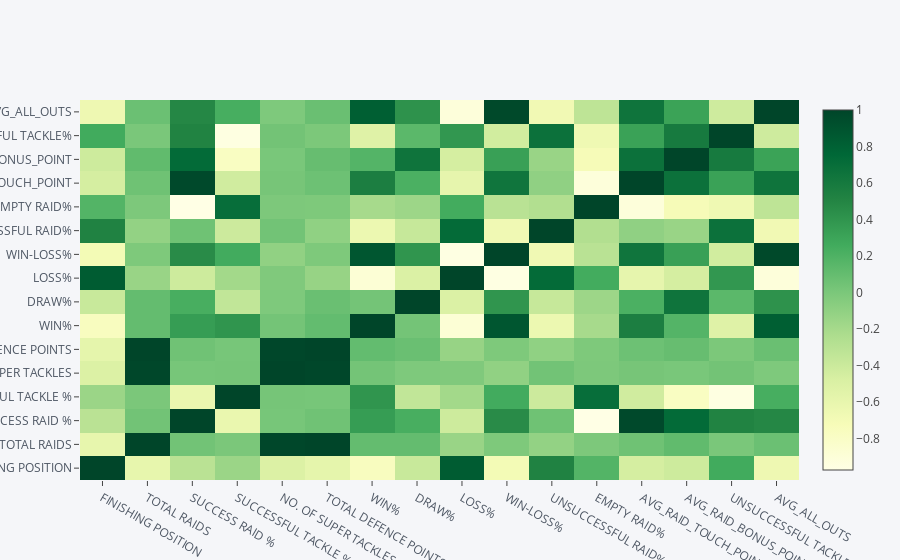

Here is the notebook cell this chart was saved with:
### Code cell
df6.corr().iplot(kind='heatmap',colorscale='ylgn')

### Figure 1 — Plotly figure (JSON) as saved in the notebook; plotly's stock layout.template omitted (floating-point values rounded to 4 significant figures; data arrays with more than 128 entries replaced by an {"elided": "..."} marker saying what was removed)
{"data": [{"colorscale": [[0, "rgb(255,255,229)"], [0.125, "rgb(247,252,185)"], [0.25, "rgb(217,240,163)"], [0.375, "rgb(173,221,142)"], [0.5, "rgb(120,198,121)"], [0.625, "rgb(65,171,93)"], [0.75, "rgb(35,132,67)"], [0.875, "rgb(0,104,55)"], [1, "rgb(0,69,41)"]], "type": "heatmap", "uid": "8588332b-1433-45c5-98c6-82dbf51e5dc4", "x": ["FINISHING POSITION", "TOTAL RAIDS", "SUCCESS RAID %", "SUCCESSFUL TACKLE %", "NO. OF SUPER TACKLES", "TOTAL DEFENCE POINTS", "WIN%", "DRAW%", "LOSS%", "WIN-LOSS%", "UNSUCCESSFUL RAID%", "EMPTY RAID%", "AVG_RAID_TOUCH_POINT", "AVG_RAID_BONUS_POINT", "UNSUCCESSFUL TACKLE%", "AVG_ALL_OUTS"], "y": ["FINISHING POSITION", "TOTAL RAIDS", "SUCCESS RAID %", "SUCCESSFUL TACKLE %", "NO. OF SUPER TACKLES", "TOTAL DEFENCE POINTS", "WIN%", "DRAW%", "LOSS%", "WIN-LOSS%", "UNSUCCESSFUL RAID%", "EMPTY RAID%", "AVG_RAID_TOUCH_POINT", "AVG_RAID_BONUS_POINT", "UNSUCCESSFUL TACKLE%", "AVG_ALL_OUTS"], "z": {"elided": "16x16 float values"}, "zmax": 1, "zmin": -0.9709}], "layout": {"legend": {"bgcolor": "#F5F6F9", "font": {"color": "#4D5663"}}, "paper_bgcolor": "#F5F6F9", "plot_bgcolor": "#F5F6F9", "title": {"font": {"color": "#4D5663"}}, "xaxis": {"gridcolor": "#E1E5ED", "showgrid": true, "tickfont": {"color": "#4D5663"}, "title": {"font": {"color": "#4D5663"}, "text": ""}, "zerolinecolor": "#E1E5ED"}, "yaxis": {"gridcolor": "#E1E5ED", "showgrid": true, "tickfont": {"color": "#4D5663"}, "title": {"font": {"color": "#4D5663"}, "text": ""}, "zerolinecolor": "#E1E5ED"}}}
